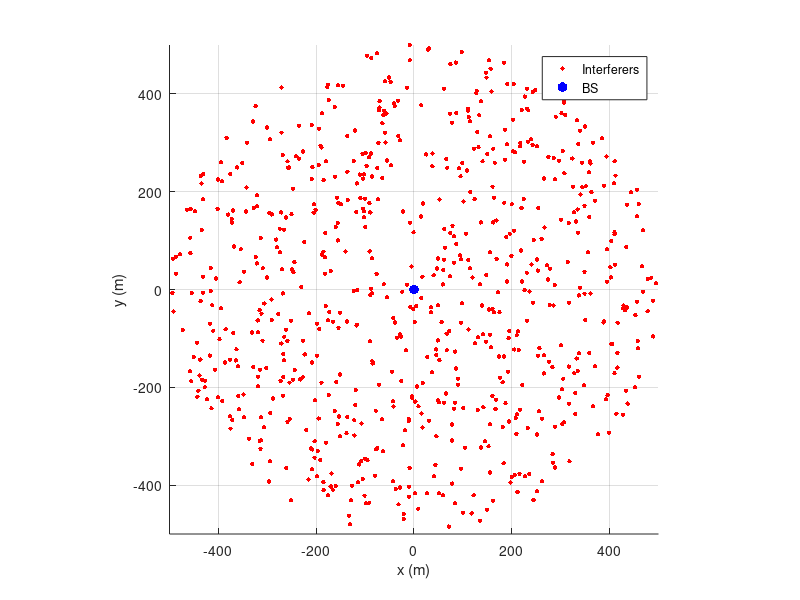

MATLAB code to generate this figure:
clc; clear; close all;

% Parameters
R = 500; % Radius of the network area (meters)
lambda_user = 9/10000; % Density of users (users per m^2)

% Number of base stations and users
N_users = poissrnd(lambda_user * pi * R^2);  

% Generate base stations
x_BS = 0;
y_BS = 0;

% Generate random polar coordinates for users
theta_users = 2 * pi * rand(N_users, 1);
r_users = R * sqrt(rand(N_users, 1));
x_users = r_users .* cos(theta_users);
y_users = r_users .* sin(theta_users);

% Plot the Layout
figure;
hold on;
scatter(x_users, y_users, 10, 'r', 'filled'); % Users in red
scatter(x_BS, y_BS, 50, 'b', 'filled'); % Base stations in blue
legend('Interferers', 'BS');
xlabel('x (m)');
ylabel('y (m)');
grid on;
axis equal; % Keep aspect ratio square
axis([-500 500 -500 500]); % Set fixed axis limits
hold off;
